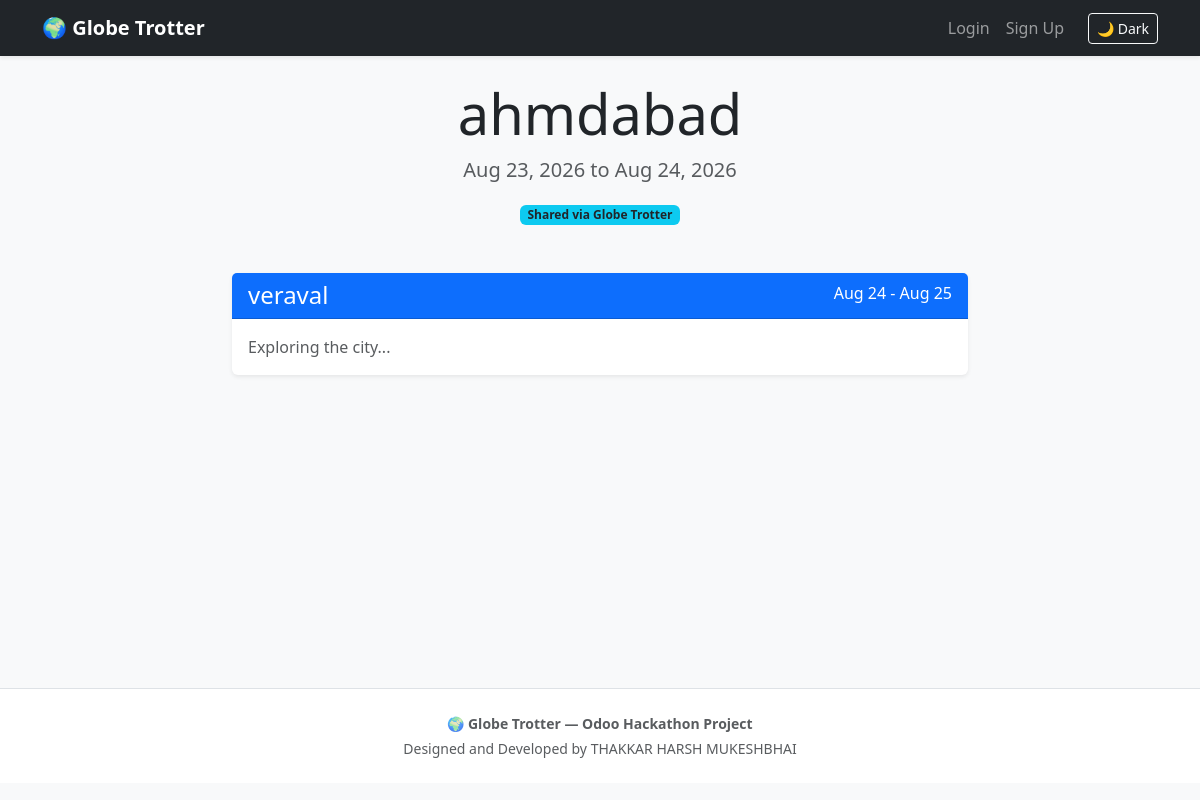
The page /share/1 on the database as committed earlier.
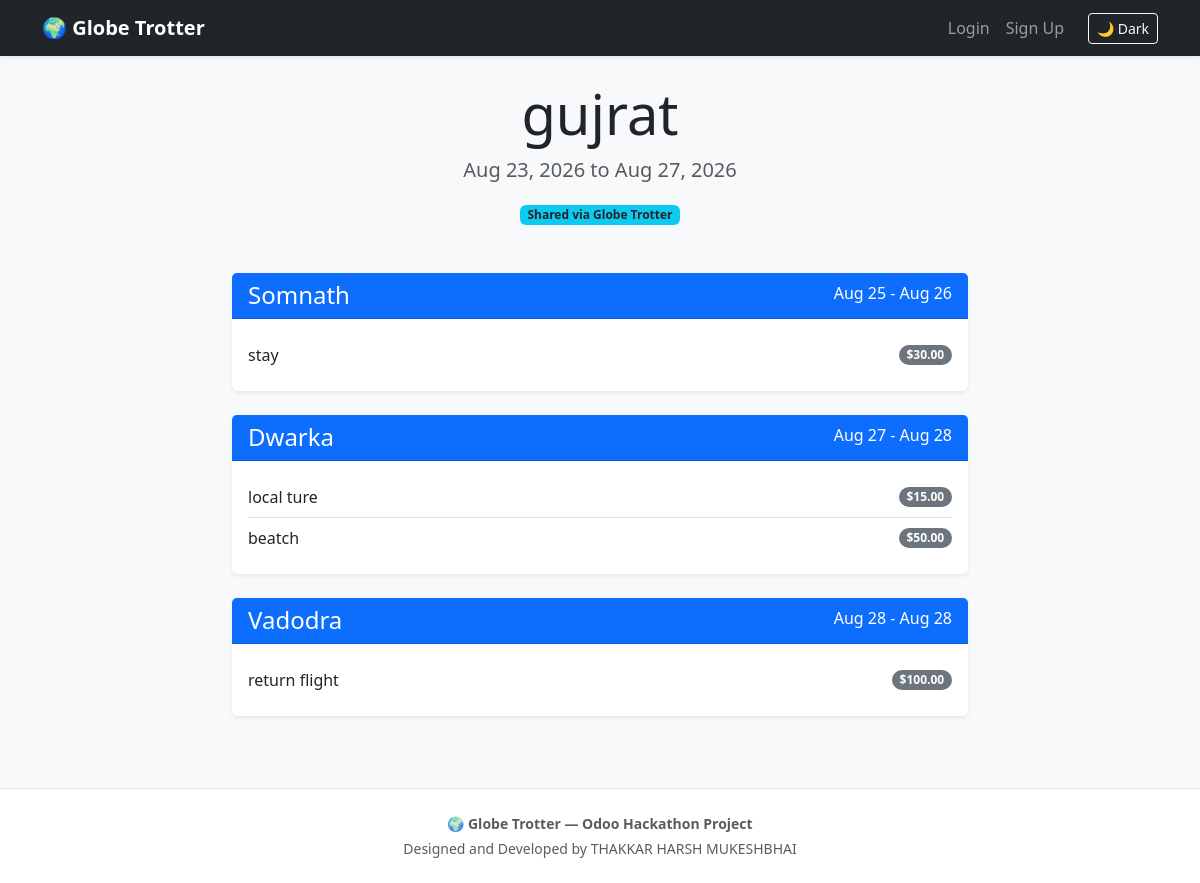
The same page on the database as committed later.
### app/models.py (models this page shows)
class Trip(db.Model):
    id = db.Column(db.Integer, primary_key=True)
    user_id = db.Column(db.Integer, db.ForeignKey('user.id'), nullable=False) # Links the trip to the user
    title = db.Column(db.String(100), nullable=False)
    description = db.Column(db.Text, nullable=True)
    start_date = db.Column(db.Date, nullable=False)
    end_date = db.Column(db.Date, nullable=False)
    created_at = db.Column(db.DateTime, default=datetime.utcnow)
    stops = db.relationship('Stop', backref='trip', lazy=True, cascade="all, delete-orphan")

class Stop(db.Model):
    id = db.Column(db.Integer, primary_key=True)
    trip_id = db.Column(db.Integer, db.ForeignKey('trip.id'), nullable=False) # Links the stop to a trip
    city_name = db.Column(db.String(100), nullable=False)
    arrival_date = db.Column(db.Date, nullable=False)
    departure_date = db.Column(db.Date, nullable=False)
    activities = db.relationship('Activity', backref='stop', lazy=True, cascade="all, delete-orphan")

class Activity(db.Model):
    id = db.Column(db.Integer, primary_key=True)
    stop_id = db.Column(db.Integer, db.ForeignKey('stop.id'), nullable=False) # Links activity to a stop
    name = db.Column(db.String(150), nullable=False)
    cost = db.Column(db.Float, default=0.0)
    activity_date = db.Column(db.Date, nullable=False)

### app/routes.py (the view)
@auth.route('/share/<int:trip_id>')
def share_trip(trip_id):
    trip = Trip.query.get_or_404(trip_id)
    stops = Stop.query.filter_by(trip_id=trip.id).order_by(Stop.arrival_date).all()
    return render_template('share_trip.html', trip=trip, stops=stops)

### app/templates/share_trip.html
{% extends "base.html" %}
{% block content %}
<div class="text-center mb-5 mt-4">
    <h1 class="display-4">{{ trip.title }}</h1>
    <p class="lead text-muted">
        {{ trip.start_date.strftime('%b %d, %Y') }} to {{ trip.end_date.strftime('%b %d, %Y') }}
    </p>
    <span class="badge bg-info text-dark">Shared via Globe Trotter</span>
</div>
<div class="row justify-content-center">
    <div class="col-md-8">
        {% if stops %}
            <div class="timeline">
                {% for stop in stops %}
                <div class="card mb-4 shadow-sm border-0">
                    <div class="card-header bg-primary text-white d-flex justify-content-between">
                        <h4 class="mb-0">{{ stop.city_name }}</h4>
                        <span>{{ stop.arrival_date.strftime('%b %d') }} - {{ stop.departure_date.strftime('%b %d') }}</span>
                    </div>
                    <div class="card-body">
                        {% if stop.activities %}
                            <ul class="list-group list-group-flush">
                                {% for activity in stop.activities %}
                                <li class="list-group-item d-flex justify-content-between align-items-center px-0">
                                    {{ activity.name }}
                                    <span class="badge bg-secondary rounded-pill">${{ "%.2f"|format(activity.cost) }}</span>
                                </li>
                                {% endfor %}
                            </ul>
                        {% else %}
                            <p class="text-muted mb-0">Exploring the city...</p>
                        {% endif %}
                    </div>
                </div>
                {% endfor %}
            </div>
        {% else %}
            <div class="text-center p-5">
                <h5 class="text-muted">The itinerary is still being planned!</h5>
            </div>
        {% endif %}
    </div>
</div>
{% endblock %}

Rows that differ between the two databases and show on the page:
removed Stop: city_name "veraval", arrival_date "Aug 24", departure_date "Aug 25", shows "Exploring the city..."
changed Trip: title "ahmdabad" → "gujrat"; end_date "Aug 24, 2026" → "Aug 27, 2026"
added Stop: city_name "Somnath", arrival_date "Aug 25", departure_date "Aug 26"
added Activity: name "stay", cost "30.00", shown under "Somnath"
added Stop: city_name "Dwarka", arrival_date "Aug 27", departure_date "Aug 28"
added Activity: name "local ture", cost "15.00", shown under "Dwarka"
added Activity: name "beatch", cost "50.00", shown under "Dwarka"
added Stop: city_name "Vadodra", arrival_date "Aug 28", departure_date "Aug 28"
added Activity: name "return flight", cost "100.00", shown under "Vadodra"
